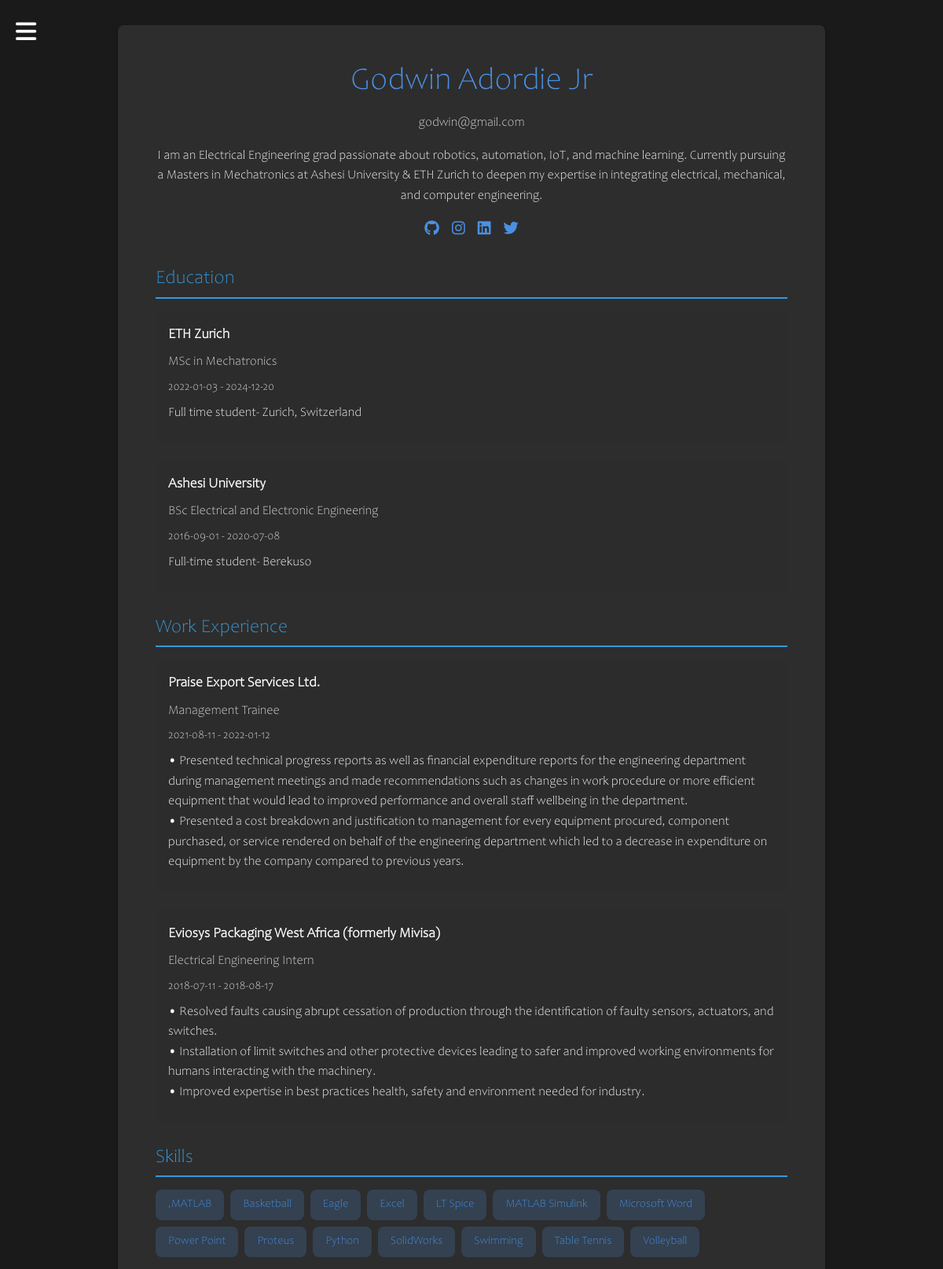
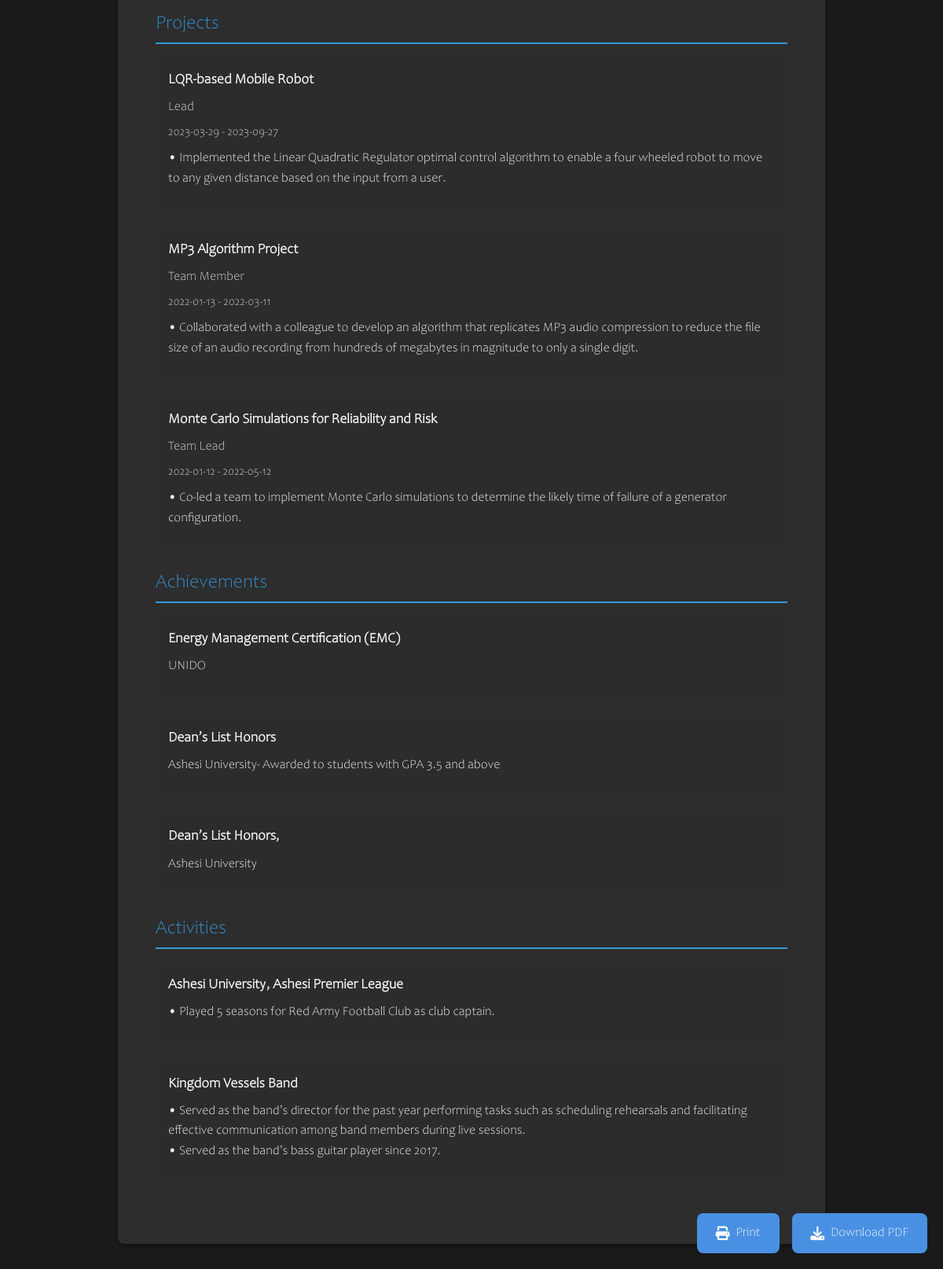
/view/preview.php?resume_id=18 (signed in), run on the app's committed database (2 pictures, top to bottom).
### tables this page shows
CREATE TABLE `users` (
  `user_id` int NOT NULL,
  `fname` varchar(50) NOT NULL,
  `lname` varchar(50) NOT NULL,
  `email` varchar(100) NOT NULL,
  `password` varchar(255) NOT NULL,
  `role` int NOT NULL DEFAULT '2',
  `profile_picture` varchar(255) DEFAULT NULL,
  `bio` text,
  `job_title` varchar(100) DEFAULT NULL,
  `created_at` timestamp NULL DEFAULT CURRENT_TIMESTAMP,
  `updated_at` timestamp NULL DEFAULT CURRENT_TIMESTAMP ON UPDATE CURRENT_TIMESTAMP
);

CREATE TABLE `achievements` (
  `achievement_id` int NOT NULL,
  `user_id` int NOT NULL,
  `title` varchar(100) NOT NULL,
  `date_received` date DEFAULT NULL,
  `description` text,
  `created_at` timestamp NULL DEFAULT CURRENT_TIMESTAMP,
  `updated_at` timestamp NULL DEFAULT CURRENT_TIMESTAMP ON UPDATE CURRENT_TIMESTAMP
);

CREATE TABLE `activities` (
  `activity_id` int NOT NULL,
  `user_id` int NOT NULL,
  `activity_name` varchar(100) NOT NULL,
  `role` varchar(100) DEFAULT NULL,
  `start_date` date DEFAULT NULL,
  `end_date` date DEFAULT NULL,
  `description` text,
  `created_at` timestamp NULL DEFAULT CURRENT_TIMESTAMP,
  `updated_at` timestamp NULL DEFAULT CURRENT_TIMESTAMP ON UPDATE CURRENT_TIMESTAMP
);

### view/preview.php (the view, shortened to what this page needs)
<?php
require_once '../db/database.php';
$user_id = $_SESSION['user_id'];
$resume_id = $_GET['resume_id'] ?? null;
if ($resume_id) {
    $stmt = $conn->prepare("SELECT * FROM generated_resumes WHERE resume_id = ? AND user_id = ?");
    $stmt->bind_param("ii", $resume_id, $user_id);
    $stmt->execute();
    $result = $stmt->get_result();
    $resume = $result->fetch_assoc();
    $resume_data = json_decode($resume['resume_data'], true);
} else {
    header('Location: ../view/resume_builder.php');
    exit;
}
$stmt = $conn->prepare("SELECT * FROM users WHERE user_id = ?");
$stmt->bind_param("i", $user_id);
$stmt->execute();
$result = $stmt->get_result();
$user = $result->fetch_assoc();
$stmt = $conn->prepare("SELECT platform, profile_url FROM social_profiles WHERE user_id = ?");
$stmt->bind_param("i", $user_id);
$stmt->execute();
$result = $stmt->get_result();
$social_profiles = [];
while ($row = $result->fetch_assoc()) {
    $social_profiles[$row['platform']] = $row['profile_url'];
}
$stmt = $conn->prepare("SELECT * FROM achievements WHERE user_id = ?");
$stmt->bind_param("i", $user_id);
$stmt->execute();
$achievements = $stmt->get_result()->fetch_all(MYSQLI_ASSOC);
$stmt = $conn->prepare("SELECT * FROM activities WHERE user_id = ?");
$stmt->bind_param("i", $user_id);
$stmt->execute();
$activities = $stmt->get_result()->fetch_all(MYSQLI_ASSOC);
?>
<!DOCTYPE html>
<html lang="en">
<head>
    <link href="https://cdn.jsdelivr.net/npm/bootstrap@5.1.3/dist/css/bootstrap.min.css" rel="stylesheet">
    <link href="https://cdnjs.cloudflare.com/ajax/libs/font-awesome/6.0.0/css/all.min.css" rel="stylesheet">
    <link href="/portfolio_b/assets/css/preview.css?v=<?php echo time(); ?>" rel="stylesheet">
</head>
<body>
    <div class="hamburger" onclick="toggleMenu()">
        <i class="fas fa-bars"></i>
    </div>
    <div class="resume-container" id="resume">
        <div class="header-section">
            <h1><?php echo htmlspecialchars($user['fname'] . ' ' . $user['lname']); ?></h1>
            <div class="contact-info">
                <p><?php echo htmlspecialchars($user['email']); ?></p>
            </div>
            <?php if (!empty($user['bio'])): ?>
                <p class="bio"><?php echo nl2br(htmlspecialchars($user['bio'])); ?></p>
            <?php endif; ?>
            <?php if (!empty($social_profiles)): ?>
                <div class="social-links">
                    <?php foreach ($social_profiles as $platform => $url): ?>
                        <a href="<?php echo htmlspecialchars($url); ?>" target="_blank" class="social-link">
                            <i class="fab fa-<?php echo $platform; ?>"></i>
                        </a>
                    <?php endforeach; ?>
                </div>
            <?php endif; ?>
        </div>
        <?php if (!empty($resume_data['education'])): ?>
        <div class="section">
            <h2 class="section-title">Education</h2>
            <?php foreach ($resume_data['education'] as $edu): ?>
                <div class="entry">
                    <div class="entry-title"><?php echo htmlspecialchars($edu['institution']); ?></div>
                    <div class="entry-subtitle"><?php echo htmlspecialchars($edu['degree']); ?></div>
                    <div class="date-range">
                        <?php echo $edu['start_date']; ?> - <?php echo $edu['end_date'] ?? 'Present'; ?>
                    </div>
                    <?php if (!empty($edu['description'])): ?>
                        <p><?php echo nl2br(htmlspecialchars($edu['description'])); ?></p>
                    <?php endif; ?>
                </div>
            <?php endforeach; ?>
        </div>
        <?php endif; ?>
        <?php if (!empty($resume_data['experience'])): ?>
        <div class="section">
            <h2 class="section-title">Work Experience</h2>
            <?php foreach ($resume_data['experience'] as $exp): ?>
                <div class="entry">
                    <div class="entry-title"><?php echo htmlspecialchars($exp['company']); ?></div>
                    <div class="entry-subtitle"><?php echo htmlspecialchars($exp['position']); ?></div>
                    <div class="date-range">
                        <?php echo $exp['start_date']; ?> - <?php echo $exp['end_date'] ?? 'Present'; ?>
                    </div>
                    <?php if (!empty($exp['description'])): ?>
                        <p><?php echo nl2br(htmlspecialchars($exp['description'])); ?></p>
                    <?php endif; ?>
                </div>
            <?php endforeach; ?>
        </div>
        <?php endif; ?>
        <?php if (!empty($resume_data['skills'])): ?>
        <div class="section">
            <h2 class="section-title">Skills</h2>
            <div class="skill-category">
                <?php foreach ($resume_data['skills'] as $skill): ?>
                    <span class="skill-item">
                        <?php echo htmlspecialchars($skill['skill_name']); ?>
                    </span>
                <?php endforeach; ?>
            </div>
        </div>
        <?php endif; ?>
        <?php if (!empty($resume_data['projects'])): ?>
        <div class="section">
            <h2 class="section-title">Projects</h2>
            <?php foreach ($resume_data['projects'] as $project): ?>
                <div class="entry">
                    <div class="entry-title"><?php echo htmlspecialchars($project['title']); ?></div>
                    <?php if (!empty($project['role'])): ?>
                        <div class="entry-subtitle"><?php echo htmlspecialchars($project['role']); ?></div>
                    <?php endif; ?>
                    <div class="date-range">
                        <?php echo $project['start_date'] ?? ''; ?>
                        <?php echo !empty($project['end_date']) ? ' - ' . $project['end_date'] : ''; ?>
                    </div>
                    <?php if (!empty($project['description'])): ?>
                        <p><?php echo nl2br(htmlspecialchars($project['description'])); ?></p>
                    <?php endif; ?>
                </div>
            <?php endforeach; ?>
        </div>
        <?php endif; ?>
        <?php if (!empty($achievements)): ?>
        <div class="section">
            <h2 class="section-title">Achievements</h2>
            <?php foreach ($achievements as $achievement): ?>
                <div class="entry">
                    <div class="entry-title"><?php echo htmlspecialchars($achievement['title'] ?? 'Untitled Achievement'); ?></div>
                    <?php if (!empty($achievement['description'])): ?>
                        <p><?php echo nl2br(htmlspecialchars($achievement['description'] ?? '')); ?></p>
                    <?php endif; ?>
                </div>
            <?php endforeach; ?>
        </div>
        <?php endif; ?>
        <?php if (!empty($activities)): ?>
        <div class="section">
            <h2 class="section-title">Activities</h2>
            <?php foreach ($activities as $activity): ?>
                <div class="entry">
                    <div class="entry-title"><?php echo htmlspecialchars($activity['activity_name'] ?? 'Untitled Activity'); ?></div>
                    <?php if (!empty($activity['description'])): ?>
                        <p><?php echo nl2br(htmlspecialchars($activity['description'] ?? '')); ?></p>
                    <?php endif; ?>
                </div>
            <?php endforeach; ?>
        </div>
        <?php endif; ?>
    </div>
    <div class="buttons-container">
        <button onclick="window.print()" class="action-button">
            <i class="fas fa-print"></i> Print
        </button>
        <button onclick="generatePDF()" class="action-button">
            <i class="fas fa-download"></i> Download PDF
        </button>
    </div>
</body>
</html>

### assets/css/preview.css (style rules this page uses)
:root { --primary-color: #4a90e2; --secondary-color: #3498db; --text-color: #ffffff; --light-text: #e0e0e0; --background: #1a1a1a; --card-background: #2d2d2d; --bg-dark: rgba(66, 136, 227, 0.5); --bg-hover: rgba(74, 144, 226, 0.2); --border-radius: 8px; --box-shadow: 0 4px 6px rgba(0, 0, 0, 0.3); --transition: all 0.3s ease; }
body { background-color: var(--background); font-family: Candara; color: var(--text-color); line-height: 1.6; padding: 2rem; margin: 0; }
.hamburger { position: fixed; top: 20px; left: 20px; cursor: pointer; font-size: 30px; color: var(--text-color); z-index: 1000; transition: var(--transition); }
.resume-container { background-color: var(--card-background); max-width: 900px; margin: 0 auto; padding: 3rem; border-radius: var(--border-radius); box-shadow: var(--box-shadow); position: relative; }
.section { margin-bottom: 2rem; animation: fadeIn 0.5s ease-in-out; }
.section-title { color: var(--secondary-color); font-size: 1.5rem; margin-bottom: 1rem; border-bottom: 2px solid var(--secondary-color); padding-bottom: 0.5rem; }
.entry { margin-bottom: 1.5rem; padding: 1rem; border-radius: var(--border-radius); background-color: rgba(45, 45, 45, 0.5); transition: var(--transition); }
.entry-title { font-weight: bold; font-size: 1.1rem; color: var(--text-color); margin-bottom: 0.5rem; }
.entry-subtitle { color: var(--light-text); font-size: 1rem; margin-bottom: 0.5rem; }
.date-range { color: var(--light-text); font-size: 0.9rem; margin-bottom: 0.5rem; }
.entry p { color: var(--text-color); margin: 0.5rem 0; }
.skill-category { display: flex; flex-wrap: wrap; gap: 0.5rem; margin-top: 1rem; }
.skill-item { background-color: var(--bg-hover); color: var(--primary-color); padding: 0.5rem 1rem; border-radius: var(--border-radius); font-size: 0.9rem; }
.header-section { text-align: center; margin-bottom: 2rem; }
.header-section h1 { color: var(--primary-color); margin-bottom: 1rem; }
.contact-info { color: var(--light-text); margin-bottom: 1rem; }
.bio { color: var(--text-color); margin: 1rem 0; }
.social-links { display: flex; justify-content: center; gap: 1rem; margin-top: 1rem; }
.social-link { color: var(--primary-color); font-size: 1.2rem; transition: var(--transition); }
.buttons-container { position: fixed; bottom: 20px; right: 20px; display: flex; gap: 1rem; z-index: 1000; }
.action-button { background-color: var(--primary-color); color: var(--text-color); border: none; padding: 0.8rem 1.5rem; border-radius: var(--border-radius); cursor: pointer; display: flex; align-items: center; gap: 0.5rem; transition: var(--transition); }
.action-button i { font-size: 1.1rem; }

### data on the page
users: fname+lname "Godwin Adordie Jr", email "godwin@gmail.com", bio "I am an Electrical Engineering grad passionate about robotics, automation, IoT, and machine learning. Currently pursuing a Masters in Mechatronics at Ashesi University & ETH Zurich to deepen my expertise in integrating electrical, mechanical, and computer engineering."
achievements: title "Energy Management Certification (EMC)", description "UNIDO"
achievements: title "Dean’s List Honors", description "Ashesi University- Awarded to students with GPA 3.5 and above"
achievements: title "Dean’s List Honors,", description "Ashesi University"
activities: activity_name "Ashesi University, Ashesi Premier League", description "• Played 5 seasons for Red Army Football Club as club captain."
activities: activity_name "Kingdom Vessels Band", description "• Served as the band’s director for the past year performing tasks such as scheduling rehearsals and facilitating effective communication among band members during live sessions. • Served as the band’s bass guitar player since 2017."

### other printed values
$edu['institution'] "ETH Zurich"
$edu['degree'] "MSc in Mechatronics"
$edu['start_date'] "2022-01-03"
$edu['end_date'] "2024-12-20"
$edu['description'] "Full time student- Zurich, Switzerland"
$edu['institution'] "Ashesi University"
$edu['degree'] "BSc Electrical and Electronic Engineering"
$edu['start_date'] "2016-09-01"
$edu['end_date'] "2020-07-08"
$edu['description'] "Full-time student- Berekuso"
$exp['company'] "Praise Export Services Ltd."
$exp['position'] "Management Trainee"
$exp['start_date'] "2021-08-11"
$exp['end_date'] "2022-01-12"
$exp['company'] "Eviosys Packaging West Africa (formerly Mivisa)"
